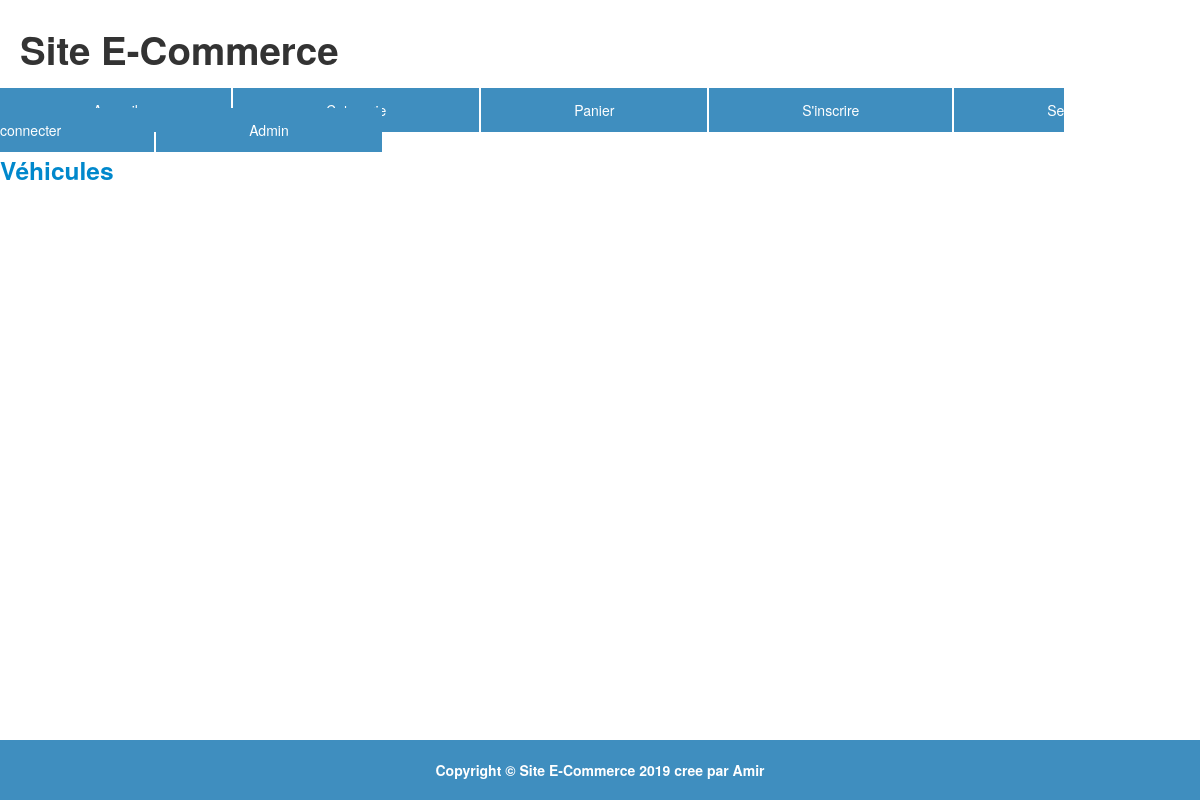
The app's page /categorie.php, older data.
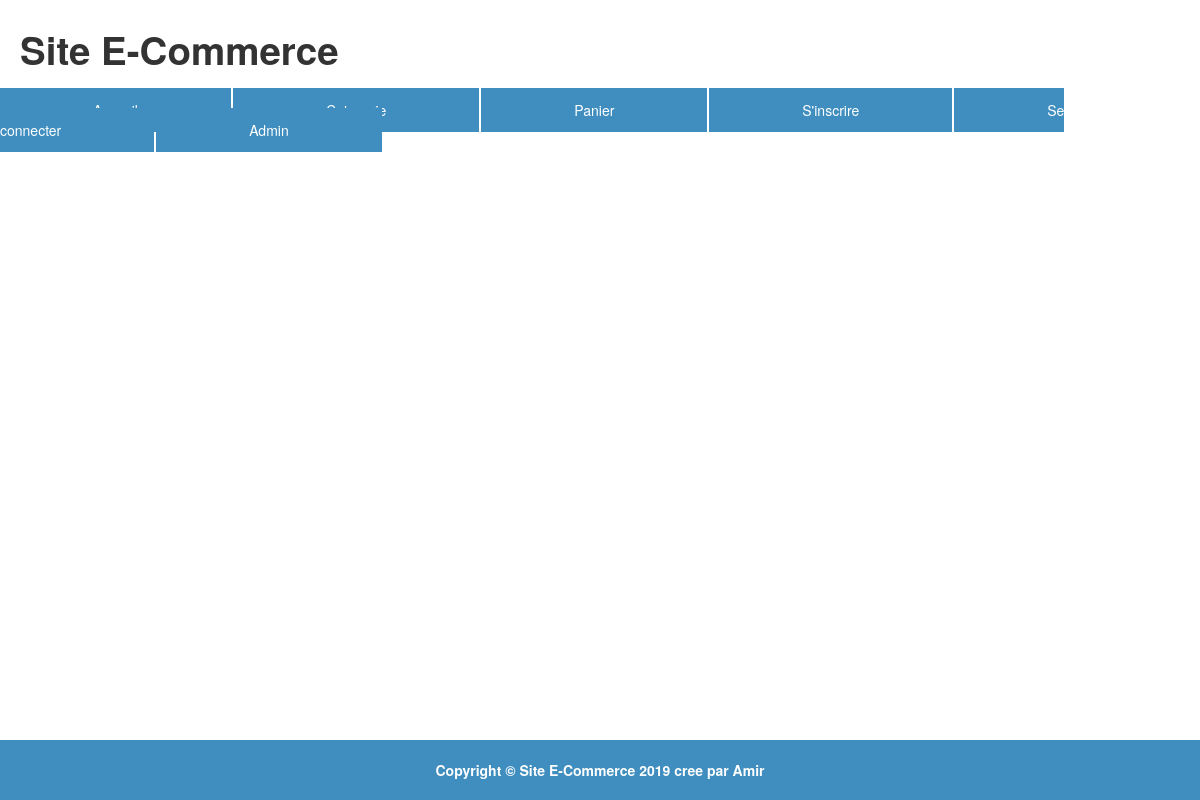
The same page, newer data.
### tables this page shows
CREATE TABLE IF NOT EXISTS `category` (
  `id` int(11) NOT NULL AUTO_INCREMENT,
  `name` varchar(255) NOT NULL,
  `slug` varchar(255) NOT NULL,
  PRIMARY KEY (`id`)
);

### categorie.php (the view)
<?php
	require_once('includes/header.php');
	if(isset($_GET['show'])){
		$product = htmlentities($_GET['show']);
		$select = $db->prepare("SELECT * FROM products WHERE slug='$product'");
		$select->execute();
		$s = $select->fetch(PDO::FETCH_OBJ);
		$description = $s->description;
		$description_finale=wordwrap($description,100,'<br />', false);
		?>
		<br/><div style="text-align:center;">
		<img src="imgs/<?php echo $s->slug; ?>.jpg"/>
		<h1><?php echo $s->title; ?></h1>
		<h5><?php echo $description_finale; ?></h5>
		<h5>Stock : <?php echo $s->stock; ?></h5>
		<?php if ($s->stock>0){ ?><a href="panier.php?action=ajout&amp;l=<?php echo $s->slug; ?>&amp;q=1&amp;p=<?php echo $s->price; ?>">Ajouter au panier</a><?php }else{echo'<h5 style="color:red;">Stock épuisé !</h5>';} ?>
		</div><br/>
		<?php
	}else{
	if(isset($_GET['category'])){
		$category_slug=$_GET['category'];
		$select = $db->query("SELECT name FROM category WHERE slug='$category_slug'");
		$results = $select->fetch(PDO::FETCH_OBJ);
		$category = addslashes($results->name);
		$select = $db->prepare("SELECT * FROM products WHERE category='$category'");
		$select->execute();
		while($s=$select->fetch(PDO::FETCH_OBJ)){
			$lenght=75;
			$description = $s->description;
			$new_description=substr($description,0,$lenght)."...";
			$description_finale=wordwrap($new_description,50,'<br />', false);
			?>
			<br/>
			<a href="?show=<?php echo $s->slug; ?>"><img src="imgs/<?php echo $s->slug; ?>.jpg"/></a>
			<a href="?show=<?php echo $s->slug; ?>"><h2><?php echo $s->title;?></h2></a>
			<h5><?php echo $description_finale; ?></h5>
			<h4><?php echo $s->price; ?> Euros</h4>
			<h5>Stock : <?php echo $s->stock; ?></h5>
			<?php if ($s->stock>0){ ?><a href="panier.php?action=ajout&amp;l=<?php echo $s->slug; ?>&amp;q=1&amp;p=<?php echo $s->price; ?>">Ajouter au panier</a><?php }else{echo'<h5 style="color:red;">Stock épuisé !</h5>';} ?>
			<br/><br/>
			<?php
		}
	?>
	<br/><br/><br/><br/>
	<?php
	}else{
		?>
		<?php
	$select = $db->query("SELECT * FROM category");
	while($s = $select->fetch(PDO::FETCH_OBJ)){
		?>
		<a href="?category=<?php echo $s->slug;?>"><h3><?php echo $s->name ?></h3></a>
		<?php
	}
}
}
	require_once('includes/footer.php');
?>

### includes/header.php (shortened to what this page needs)
<!DOCTYPE html>
<html>
	<head>
		<link href="style/bootstrap.css" type="text/css" rel="stylesheet"/>
	</head>
	<header>
		<br/><h1>Site E-Commerce</h1><br/>
		<ul class="menu">
			<li><a href="index.php">Accueil</a></li>
			<li><a href="categorie.php">Categorie</a></li>
			<li><a href="panier.php">Panier</a></li>
			<?php if(!isset($_SESSION['user_id'])){?>
			<li><a href="register.php">S'inscrire</a></li>
			<li><a href="connect.php">Se connecter</a></li>
			<?php }else{ ?>
			<li><a href="my_account.php">Mon compte</a></li>
			<?php } ?>
			<li><a href="admin/index.php">Admin</a></li>
		</ul>
	</header>

### includes/footer.php
<div class="footer ">
<h5>Copyright &copy; Site E-Commerce 2019 cree par Amir </h5>
</div>

Row changes from the older to the newer data that the page shows:
removed category: name "Véhicules"
